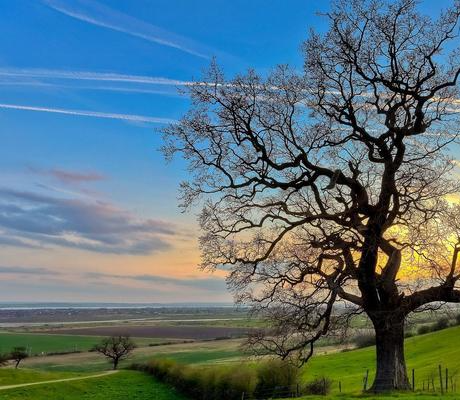
#> input picture cvStudy/img/left.png, 460 x 400 px
$ python mathch.py
#> lines starting #> are read from the running program, lines starting #| are printed output that depends on the picture; after the words box and inside, x2 and y2 are one past the last pixel; in counts of white or black regions, pixels touching at a corner belong together
# 特征匹配
import cv2
import numpy

img1 = cv2.imread("./img/left.png")
#> img1 is the input picture: shape (400, 460, 3); mean B, G, R 124, 115.8, 91.7
img2 = cv2.imread("./img/right.png")
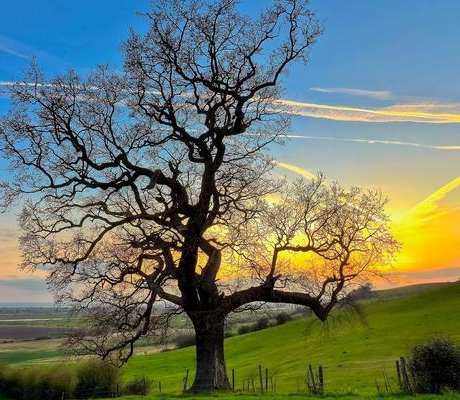
#> input picture cvStudy/img/right.png, 460 x 400 px
#> img2 is the input picture: shape (400, 460, 3); mean B, G, R 104.8, 120.2, 108.6

# 灰度化
gray1 = cv2.cvtColor(img1, cv2.COLOR_BGR2GRAY)
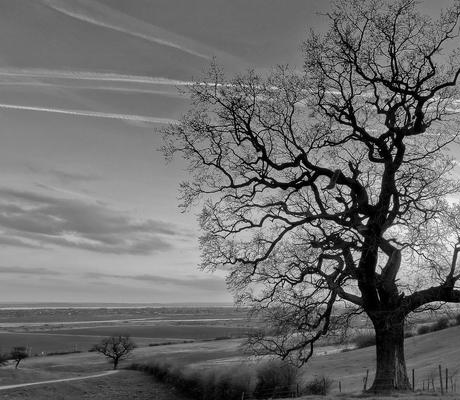
#> gray1: shape (400, 460); min 0, max 250, mean 109.5
gray2 = cv2.cvtColor(img2, cv2.COLOR_BGR2GRAY)
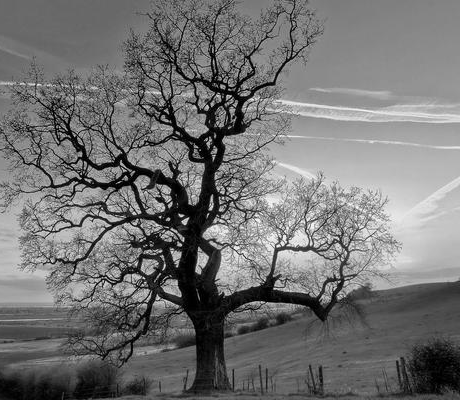
#> gray2: shape (400, 460); min 0, max 250, mean 115

# 创建 SIFT 对象: 检测特征点
sift = cv2.SIFT_create()
# 进行检测
kp1, des1 = sift.detectAndCompute(gray1, None)
#> kp1 = 1368 keypoints; strongest (x, y, size): (361, 216, 2.5), (348, 219, 2.6), (365, 222, 4), (359, 245, 2.8)
kp2, des2 = sift.detectAndCompute(gray2, None)
#> kp2 = 1599 keypoints; strongest (x, y, size): (181, 216, 2.5), (168, 219, 2.6), (185, 222, 4), (179, 245, 2.8)

# 创建匹配器，匹配特征点
index_params = dict(algorithm = 1, trees = 5)
search_params = dict(checks = 50)
flann = cv2.FlannBasedMatcher(index_params, search_params)
# 对描述子进行匹配计算
match = flann.knnMatch(des1, des2, k=2)
#> match = 1368 matches

# 过滤：对所有匹配点进行优化
good = []
for i, (m, n) in enumerate(match):
    # 距离越小，近似度越高
    if m.distance < 0.8 * n.distance:
        good.append(m)
#> after the loop, good = 1277 matches

if (len(good)) >= 4:
    # 计算单应性矩阵
    srcpts = numpy.float32([kp1[m.queryIdx].pt for m in good]).reshape(-1, 1, 2)
#> srcpts = 1277 rows, first 8: [3.01, 324.8], [6.97, 105.9], [6.97, 105.9], [10.73, 364.2], [15.31, 106.6], [15.31, 106.6], [18.16, 315], [19.82, 107.1]
    dtspts = numpy.float32([kp2[m.trainIdx].pt for m in good]).reshape(-1, 1, 2)
#> dtspts = 1277 rows, first 8: [2.48, 82.98], [298.1, 103.6], [298.1, 103.6], [173.9, 67.94], [298.1, 103.6], [298.1, 103.6], [16.26, 311.6], [298.1, 103.6]
    H, _ = cv2.findHomography(srcpts, dtspts, cv2.RANSAC, 5.0)
#> H = [[1, -9.25e-06, -180], [-5.02e-05, 1, 0.0198], [-6.63e-09, 9.91e-08, 1]]

    h, w = img1.shape[:2]
#> h = 400; w = 460
    pts = numpy.float32([[0, 0], [0, h - 1], [w - 1, h - 1], [w - 1, 0]]).reshape(-1, 1, 2)
#> pts = [[0, 0], [0, 399], [459, 399], [459, 0]]
    dst = cv2.perspectiveTransform(pts, H)
#> dst = [[-180, 0.0198], [-180, 399], [279, 399], [279, -0.00324]]

    cv2.polylines(img2, [numpy.int32(dst)], True, (0, 0, 255))
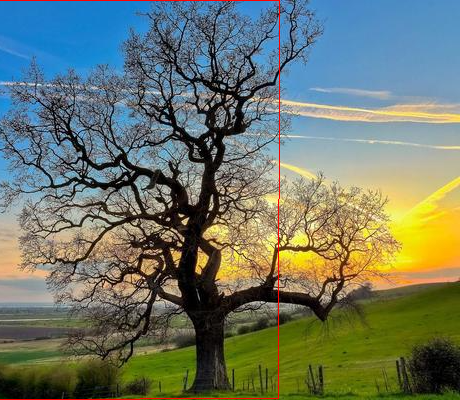
#> img2: shape (400, 460, 3); 0.52% of pixels changed, all inside (x1, y1, x2, y2) = (0, 0, 280, 400)

# 将相似特征点连线
img3 = cv2.drawMatchesKnn(img1, kp1, img2, kp2, [good], None)
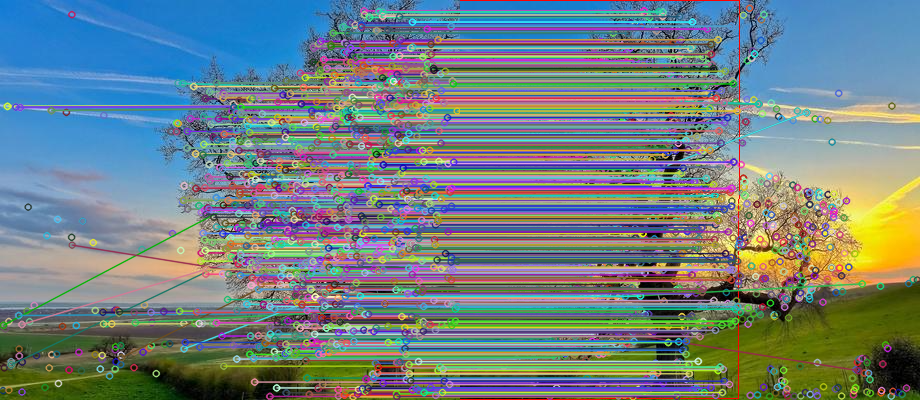
#> img3: shape (400, 920, 3); mean B, G, R 130.9, 129.1, 113.7

while True:
    cv2.imshow("org", img3)
    key = cv2.waitKey(1) & 0xFF
#> (key q is pressed here)
    if key == ord('q'):
        break
cv2.destroyAllWindows
